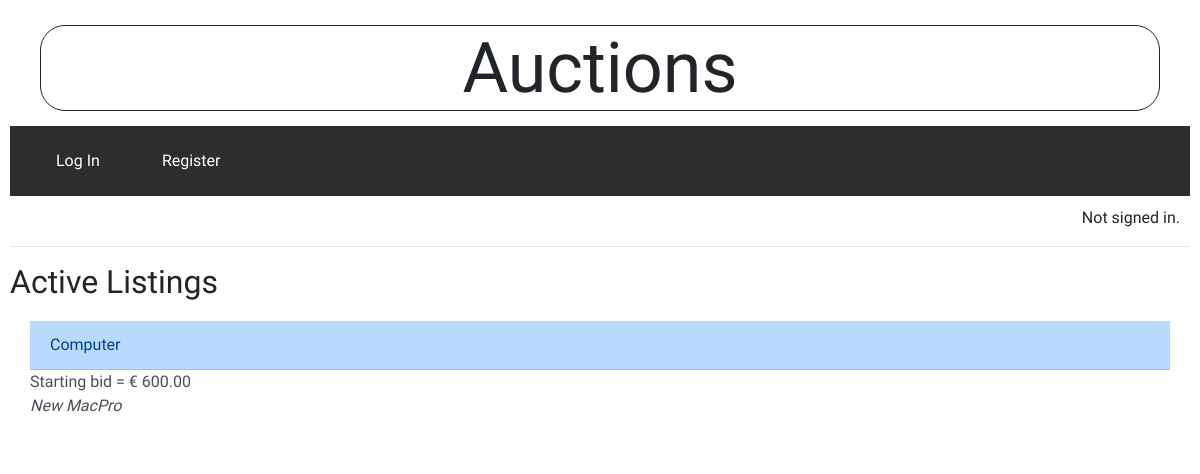
The app's page /, older data.
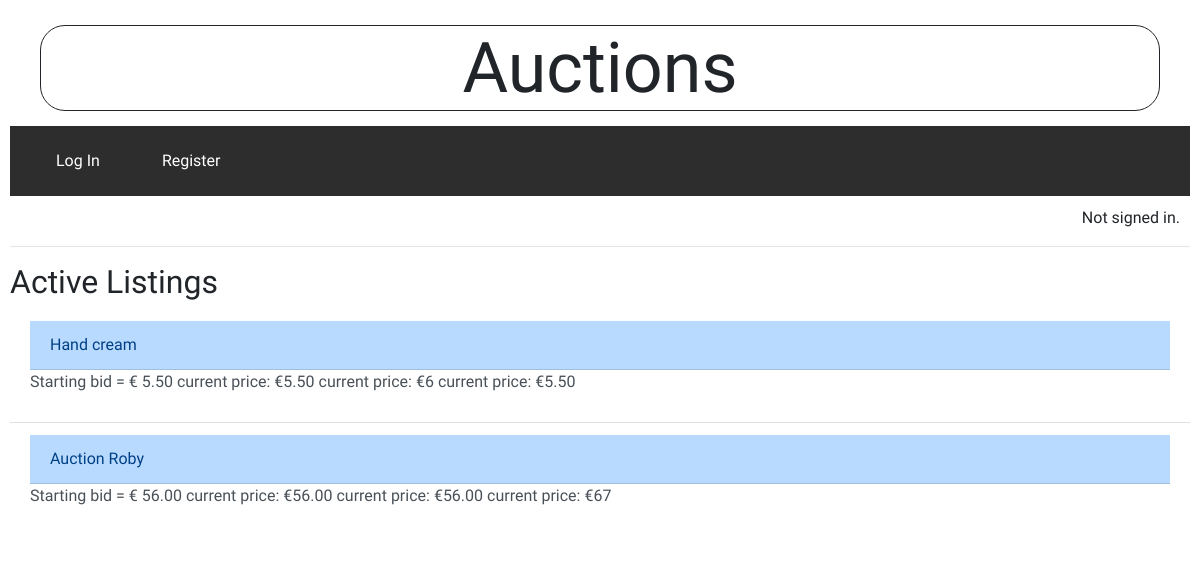
The same page, newer data.
### auctions/models.py (models this page shows, shortened)
class Auction(models.Model):
    title = models.CharField(max_length=64)
    description = models.TextField(max_length=200, blank=True)
    owner = models.ForeignKey(User, on_delete=models.CASCADE)
    start_bid = models.DecimalField(max_digits=8, decimal_places=2, default=0.00)
    active = models.BooleanField(default=True)
    image = models.ImageField(upload_to='auctions_images/', blank=True)
    category = models.CharField(max_length=64, blank=True)
    date = models.DateField()

### auctions/views.py (the view)
# urls.py: path("", views.index, name="index"),
def index(request):
    auctions_list = Auction.objects.all()
    current_price = Bid.objects.values('auction_id').annotate(max_amount=Max('amount'))
    return render(request, "auctions/index.html", {
        "auctions_list" : auctions_list,
        "current_price" : current_price
    })

### auctions/templates/auctions/index.html
{% extends "auctions/layout.html" %}
{% block body %}
    <h2>Active Listings</h2>
    {% if auctions_list %}
    <ul class="list-group list-group-flush">
        {% for auction in auctions_list %}
            {% if auction.active == True %}
                <li class="list-group-item list-group-item-action">
                    <a href="{% url 'detail' auction.id %}" class="list-group-item list-group-item-action list-group-item-primary">{{ auction.title }}</a>
                    Starting bid = € {{ auction.start_bid }}
                    {% for i in current_price  %}
                        {% if i.auction_id == auction.id %}
                            current price: €{{ i.max_amount }}
                        {% else %}
                            current price: €{{ auction.start_bid }}
                        {% endif %}
                    {% endfor %}
                    <div class="ms-2 me-auto">
                        <p><i>{{ auction.description }}</i></p>
                    </div>
                </li>
    {% endif %}
        {% endfor %}
    </ul>
    {% endif %}
{% endblock %}

Row changes from the older to the newer data that the page shows:
no longer on this page (row edited): Auction: title "Computer", start_bid "600.00", description "New MacPro"
added Auction: title "Hand cream", start_bid "5.50", start_bid "5.50" "5.50", max_amount "6"
added Auction: title "Auction Roby", start_bid "56.00", start_bid "56.00" "56.00", max_amount "67"
